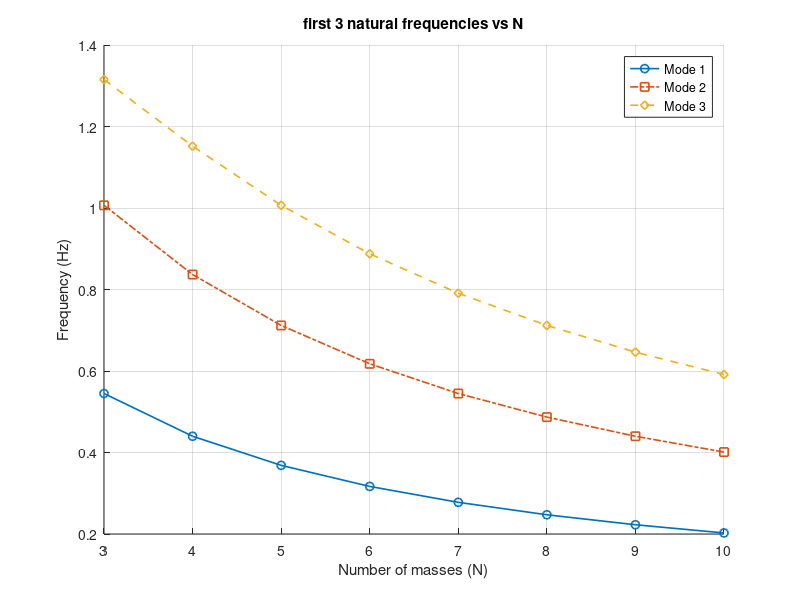

The MATLAB source for this figure:
clear; close all; clc;
m=5;
k=100;
Ne=10;
modestp = 3;
freqs = nan(Ne,modestp);
for N=3:Ne
    Mc = m*eye(N);
    Kc = zeros(N);
    for i=1:N
        if i==1
            Kc(i,i) = k + k;
            if N>1, Kc(i,i+1) = -k; end
        elseif i==N
            Kc(i,i) = k + k;
            Kc(i,i-1) = -k;
        else
            Kc(i,i) = 2*k;
            Kc(i,i-1) = -k;
            Kc(i,i+1) = -k;
        end
    end
    [U,val] = eig(Kc, Mc);
    [wSorted, id] = sort(diag(val));
    w = sqrt(wSorted);
    freqs(N, :) = (w(1:modestp)/(2*pi))';
end

% plot first three frequencies vs N
styl={'-';'-.';'--'};
mark={'o','s','d'};
colours=lines(3);
figure;
hold on; grid on;

for mode = 1:modestp
    plot(3:Ne, freqs(3:Ne,mode),'Color', colours(mode,:), ...
        'LineStyle', styl{mode}, ... 
        'Marker', mark{mode}, ...  
        'LineWidth', 1.5, ...
        'MarkerSize', 6,'LineWidth',1.2);
end
xlabel('Number of masses (N)'); ylabel('Frequency (Hz)');
title('first 3 natural frequencies vs N');
legend('Mode 1','Mode 2','Mode 3','Location','NorthEast');
xlim([3 Ne])
hold off;
